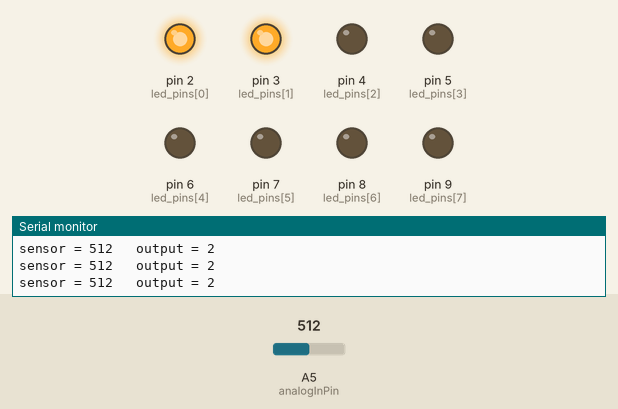
A sketch run on a simulated Arduino Uno, built with avr-gcc and run on an emulated ATmega328P. Parts: output pins drawn as LEDs (lit = HIGH), the last lines printed to the serial monitor. Inputs (shaded band) come from the test bench; at power-on: A5 (analogInPin) = 512.

Above: at 1.2 s.
1.3 s: A5 (analogInPin) set to 536
2.8 s: A5 (analogInPin) set to 562
At 4.0 s:
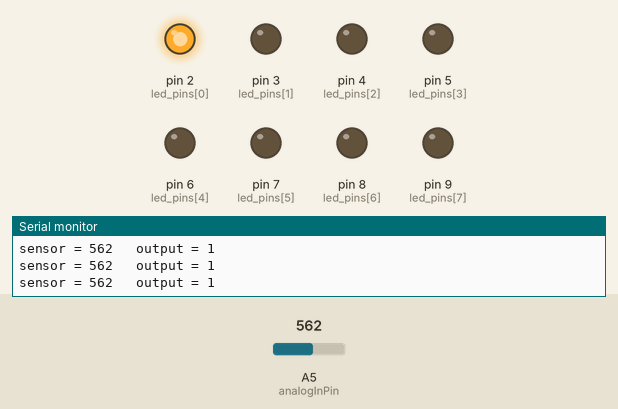
4.3 s: A5 (analogInPin) set to 587
5.8 s: A5 (analogInPin) set to 612
At 6.9 s:
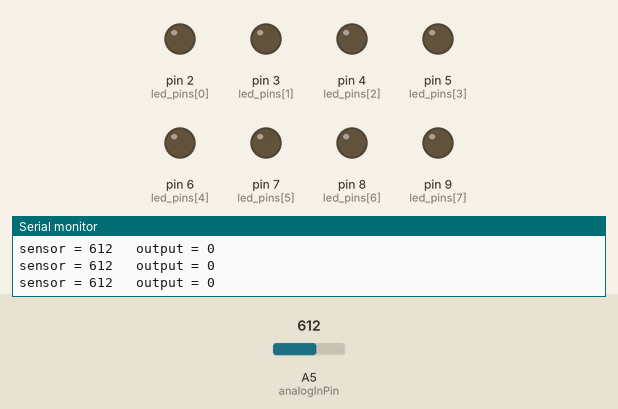
7.3 s: A5 (analogInPin) set to 306
At 8.4 s:
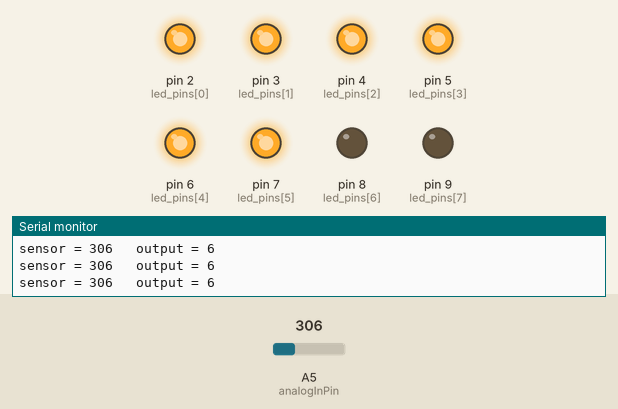
8.8 s: A5 (analogInPin) set to 316
10.3 s: A5 (analogInPin) set to 342
At 11.3 s:
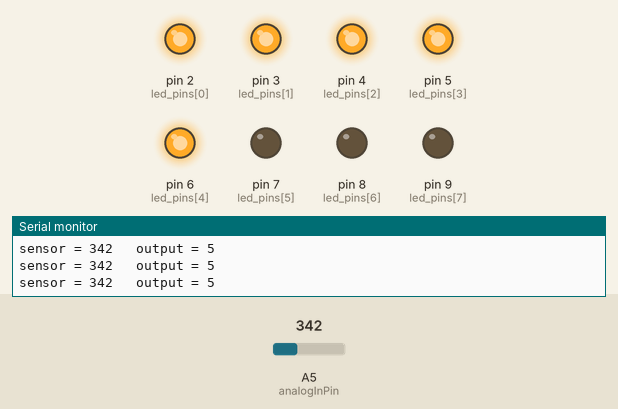
Timing chart, 0 to 12.8 s (numbered marks = the images above; inputs shaded):
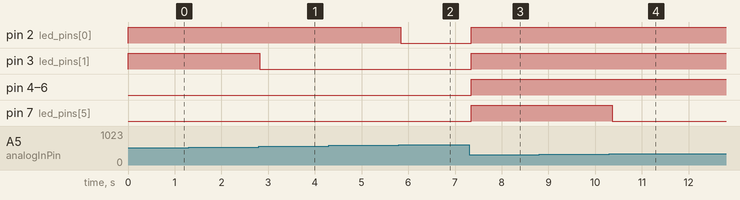

Measured:
- the behaviour switches between 544 and 545 on A5 (analogInPin) (found by bisection; images 0 and 1)
- the behaviour switches between 599 and 600 on A5 (analogInPin) (found by bisection; images 1 and 2)
- the behaviour switches between 324 and 325 on A5 (analogInPin) (found by bisection; images 3 and 4)
- after the input at 2.8 s, pin 3 (led_pins[1]): HIGH → LOW at once
- after the input at 5.8 s, pin 2 (led_pins[0]): HIGH → LOW at once
- after the input at 7.3 s, pin 2 (led_pins[0]), pin 3 (led_pins[1]), pin 4 (led_pins[2]), pin 5 (led_pins[3]), pin 6 (led_pins[4]), pin 7 (led_pins[5]): LOW → HIGH at once
- after the input at 10.3 s, pin 7 (led_pins[5]): HIGH → LOW after 0.06 s

The sketch:

ldr_bar.ino
```cpp
#define BIT_COUNT 8
int led_pins[BIT_COUNT] = {2, 3, 4, 5, 6, 7, 8, 9};
const int analogInPin = A5;
int sensorValue = 0;
int outputValue = 0;

void setup() {
  for (int i = 0; i < BIT_COUNT; i++) {
    pinMode(led_pins[i], OUTPUT);
  }
  Serial.begin(9600);
}

void loop() {
  // read the analog in value:
  sensorValue = analogRead(analogInPin);
  // map it to the range of the analog out:
  outputValue = map(sensorValue, 160, 600, 8, 0);
  // change the analog out value:
 // analogWrite(analogOutPin, outputValue);

  // print the results to the serial monitor:
  Serial.print("sensor = " );
  Serial.print(sensorValue);
  Serial.print("\t output = ");
  Serial.println(outputValue);

  for (int i = 0; i < 8; i++) {
    if (outputValue > i) {
      digitalWrite(led_pins[i], HIGH);
    } else {
      digitalWrite(led_pins[i], LOW);
    }
  }
  delay(100);
}
```
